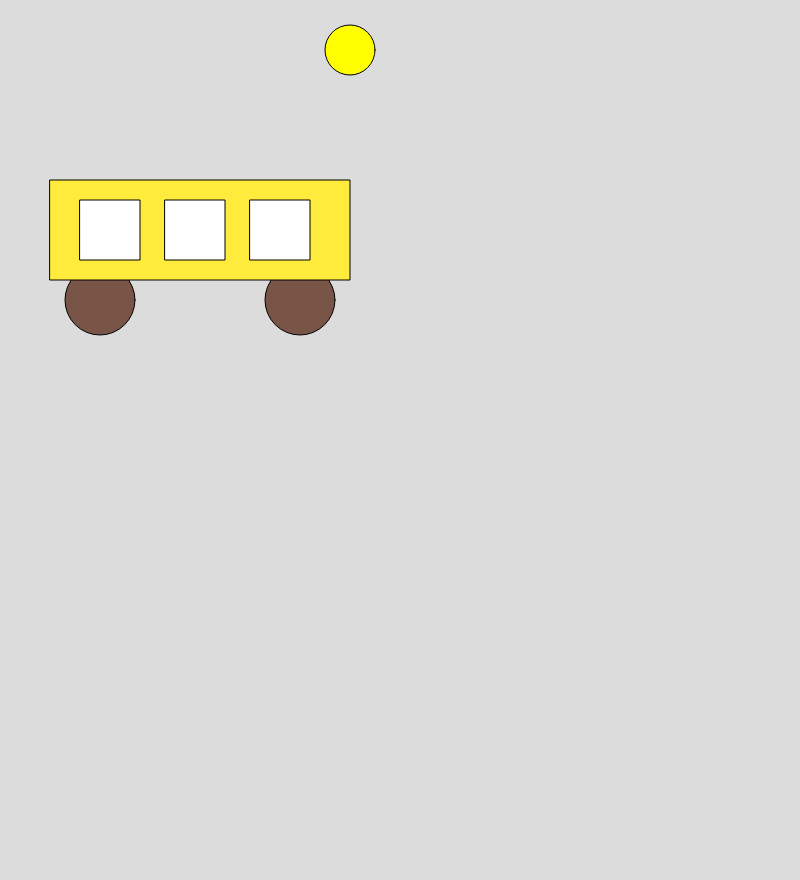
Frame 1 (no input)
Frame 60 (no input): identical to frame 1, image omitted
Frame 120 (the mouse pressed at the canvas centre since frame 60): identical to frame 1, image omitted

The p5.js sketch that drew this single still picture (run headless with seeded random() and noise() and a simulated clock; from frame 60 on, the mouse is pressed at the canvas centre):

// p5.js sketch
// ── sketch.js
function setup() {
  createCanvas(800, 880);
}

function draw() {
  background(220)
  fill('#795548')
  ellipse(100, 300, 70, 70)
  ellipse(300, 300, 70, 70)
  fill('#FFEB3B')
  rect(50, 180, 300, 100)
  fill('white')
  square(80, 200, 60)
  square( 165,200, 60)
  square(250, 200, 60)
  fill('yellow')
  ellipse(350, 50, 50, 50)
  
}
